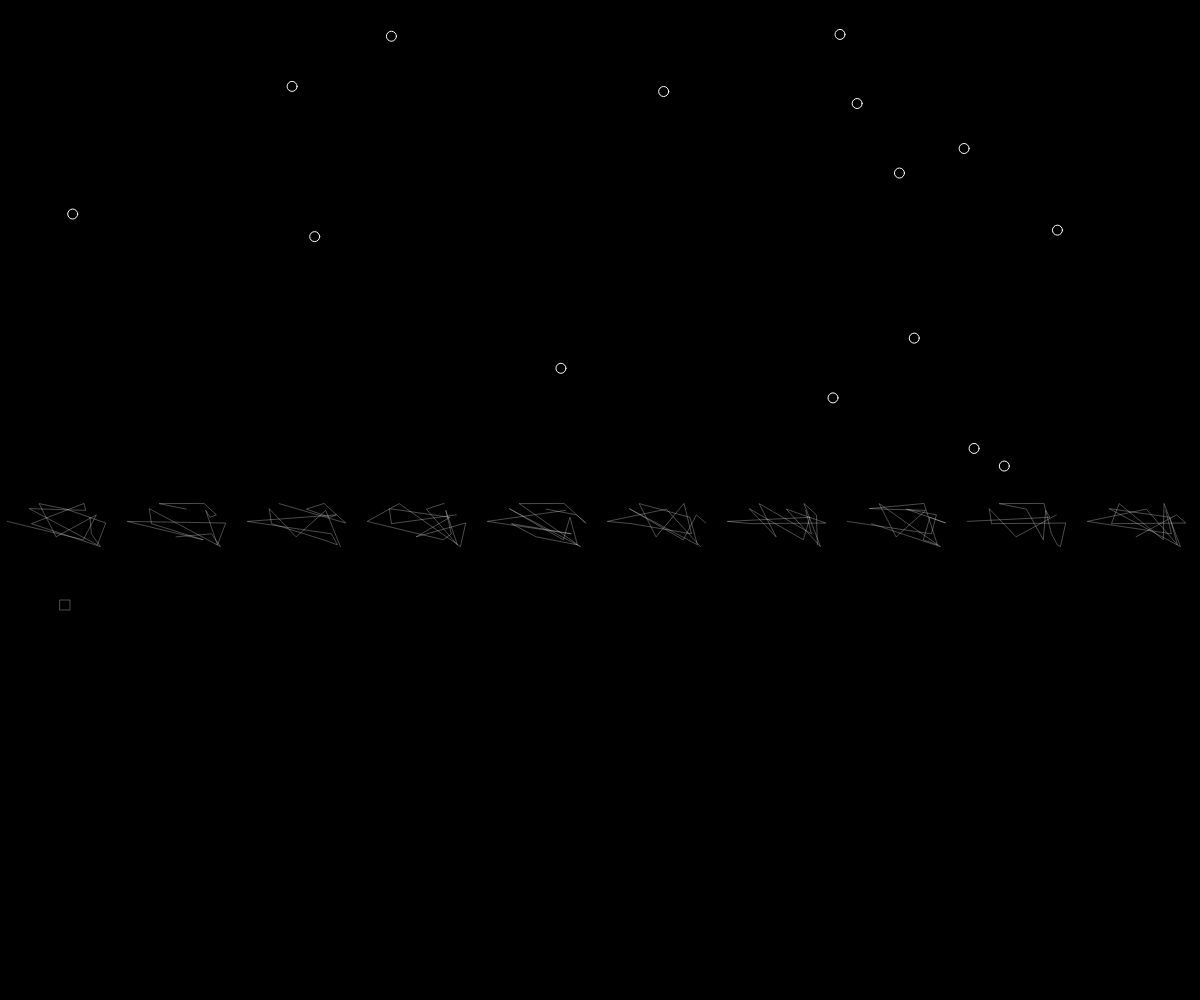
Frame 1 (no input)
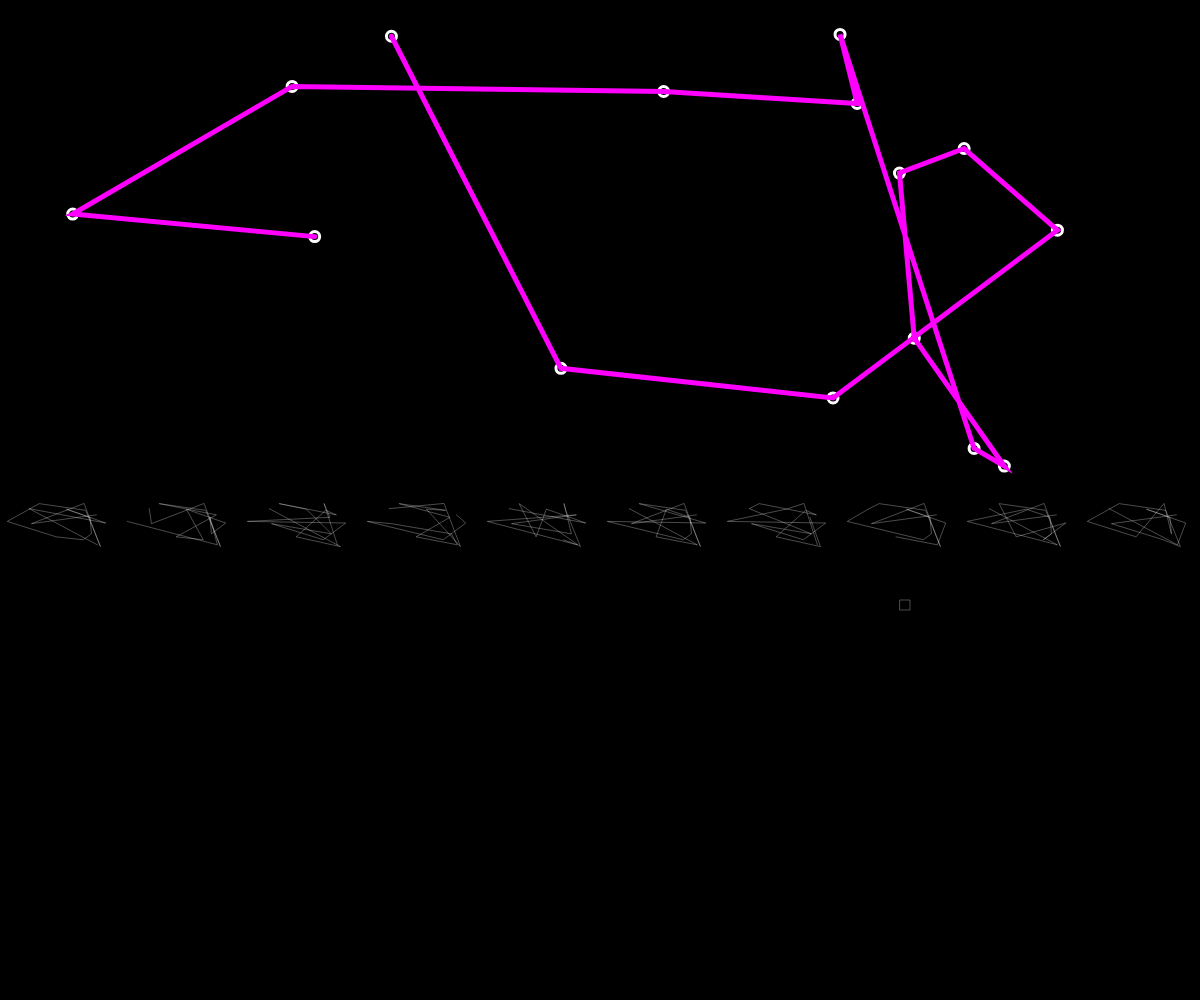
Frame 60 (no input)
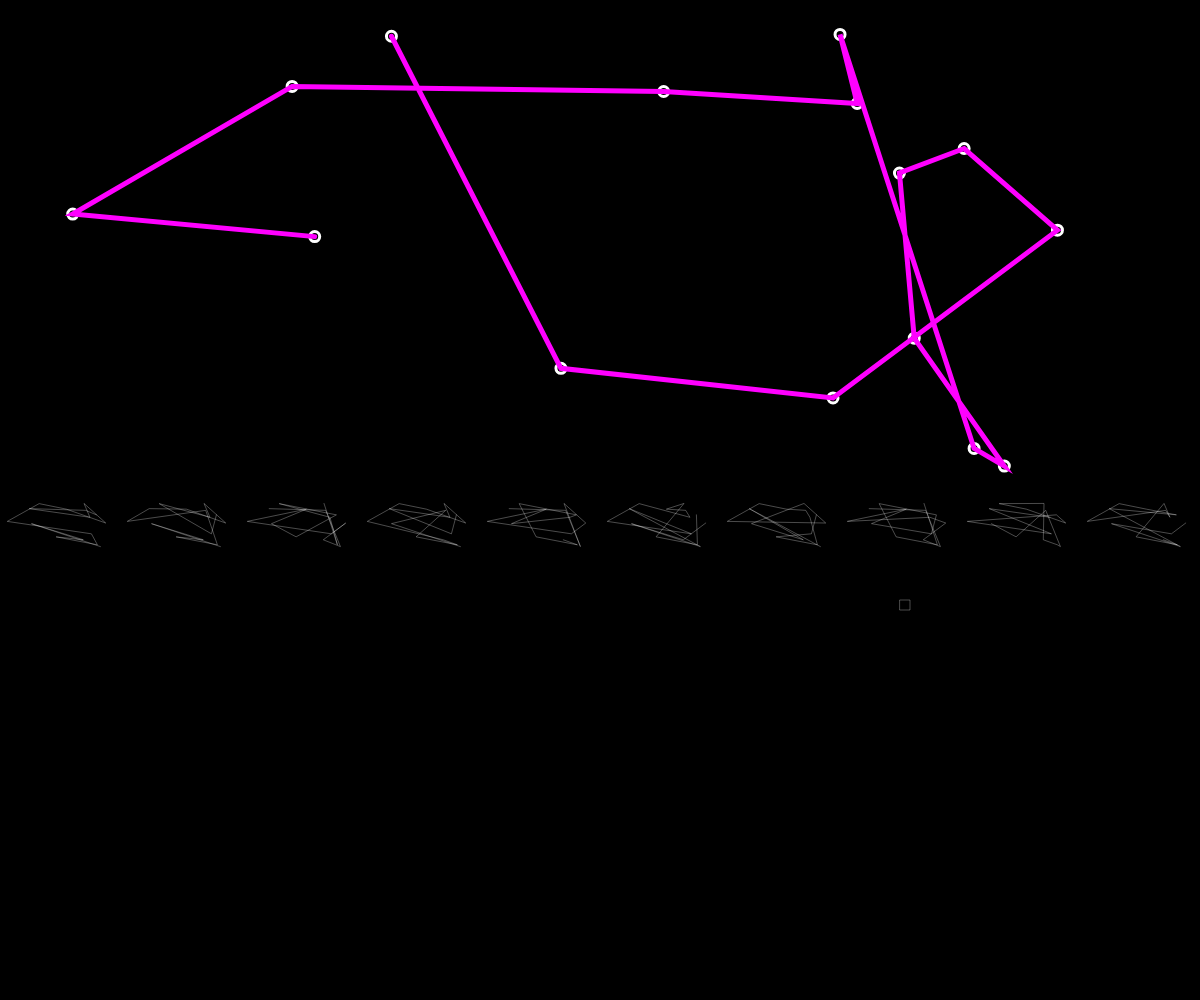
Frame 120 (the mouse pressed at the canvas centre since frame 60)

The p5.js sketch that drew these frames (run headless with seeded random() and noise() and a simulated clock; from frame 60 on, the mouse is pressed at the canvas centre):

// p5.js sketch
// ── sketch.js

var cities = [];
var totalCities = 15;
var population;
var fitness = [];
var recordDistance = Infinity;
var bestId = 0;
var bestEver = [];
function setup() {
  	createCanvas(windowWidth, windowHeight);
    cities = Array(totalCities).fill(0).map(()=>createVector(random(width), random(height/2)));
    population = new Population(new ADN(totalCities), 10);
}


function draw(){

  background(0);

  noFill();
  stroke(255);
  for(var i = 0 ; i <cities.length ; i ++){
    ellipse(cities[i].x, cities[i].y, 10, 10);
  } 
  
  strokeWeight(5);
  stroke(255, 0, 255);  
  beginShape();
  for(var i = 0 ; i <bestEver.length ; i ++){
    vertex(cities[bestEver[i]].x, cities[bestEver[i]].y);
  } 
  endShape();



  translate(0, height/2);
  
  strokeWeight(3);
  stroke(255);  
  
  
  for(var i = 0 ; i <population.populations.length ; i ++){
    push();
    scale(1/population.populations.length);
    translate(i * width, 0)
    beginShape();
    for(var j = 0 ; j <population.populations[i].length ; j ++){
      vertex(cities[population.populations[i][j]].x, cities[population.populations[i][j]].y);
    } 
    endShape();
    if(i == bestId){
      rect(width/2, height, 100, 100);
    }
    pop();
  } 
  
  
  
  

  let scores = population.populations.map(i=> i.reduce((acc, v, id)=>{
      if(id == i.length-1)return acc;
      acc += p5.Vector.dist(cities[v], cities[i[id+1]]);
      return acc;
    }, 0)
  );

  let oldRecord = recordDistance;
  recordDistance = min(recordDistance, min(scores));
  if(oldRecord != recordDistance){
    console.log("NEW RECORD");
    bestId = scores.indexOf(recordDistance);
    bestEver = population.populations[bestId];
  }


  let fitness = scores.map(d=>1 / (d + 1));
  let sum = fitness.reduce((acc, v)=>acc+=v, 0);
  fitness = fitness.map(f=>f/sum);
  

  population.nextGeneration(fitness);

  
}

// ── ga.js
/*----------------------------------------*\
  ESA-BXL-AN1 - ga.js
  @author Evrard Vincent (vincent@ogre.be)
  @Date:   2018-12-01 12:37:54
  @Last Modified time: 2018-12-01 12:58:54
\*----------------------------------------*/


function calcDistance(points, order){
  var sum = 0
  for(let i = 0 ; i < order.length-1 ; i++){
    let idA = order[i];
    let cA = points[idA];
    let idB = order[i+1];
    let cB = points[idB];
    sum += p5.Vector.dist(cA, cB);
  }
  return sum;
}


function calculateFitness(){
	for(var i = 0 ; i < population.length ; i ++){
      var d = calcDistance(cities, population[i]);
      if(d<recordDistance){
      	recordDistance = d;
      	bestEver = population[i];
      }
      fitness[i] = 1 / (d + 1);
    }

}

function normalizeFitness(){
	let sum = fitness.reduce((acc, v)=>acc+=v, 0);
	fitness = fitness.map(f=>f/sum);
}

function nextGeneration(){
	let newPopulation = [];
	for(var i = 0 ; i < population.length ; i ++){
		var order = pickOne(population, fitness);
		mutate(order);
		newPopulation[i] = order;
	}
	population = newPopulation;
	console.log(population);
}

function pickOne(list, prob){
	var index = 0;
	var r= random(1);
	while(r>0){
		r = r - prob[index];
		index++;
	}
	index--;
	return list[index].slice();
}

function mutate(order, mutationRate){
	indexA = floor(random(order.length));
	indexB = floor(random(order.length));
	swap(order, indexA, indexB);
}
// ── genetics.js
/*----------------------------------------*\
  ESA-BXL-AN1 - genetics.js
  @author Evrard Vincent (vincent@ogre.be)
  @Date:   2018-12-02 22:23:10
  @Last Modified time: 2018-12-03 00:05:57
\*----------------------------------------*/

class ADN{
	constructor(genCount=1){
		this.genCount = genCount;
	}
	generateRandom(){
		return Array(this.genCount).fill(0).map((v, i)=>i).shuffle();
	}
}

class Population{
	constructor(adnModel, count){
		this.model = adnModel;
		this.populations = Array(count).fill(0).map(()=>this.model.generateRandom());
		console.log(this.populations);
	}
	nextGeneration(fitness=Array(0)){
		let available = fitness.reduce((acc, v, idx)=>{
			for(let i = 0 ; i < v * 1000 ; i ++){
				acc.push(idx)
			}
			return acc;
		}, []);
		this.populations = this.populations.map(()=>this.populations[available.random()])//SELECTION
		this.populations = this.populations.map(i=>i.slice().swap());//MUTATION
		//console.log(this.populations);
	}
}

Array.prototype.shuffle = function(){
	for (let i = this.length - 1; i > 0; i--) {
		let i = Math.floor(Math.random()*this.length);
		let j = Math.floor(Math.random()*this.length);
		this.swap(i, j);
	}
	return this;
}

Array.prototype.swap = function(i=this.randomId(), j=this.randomId()){
	var temp = this[i];
	this[i] = this[j];
	this[j] = temp;
	return this;
}

Array.prototype.randomId = function(){
	return Math.floor(Math.random()*this.length);
}

Array.prototype.random = function(){
	return this[this.randomId()];
}
